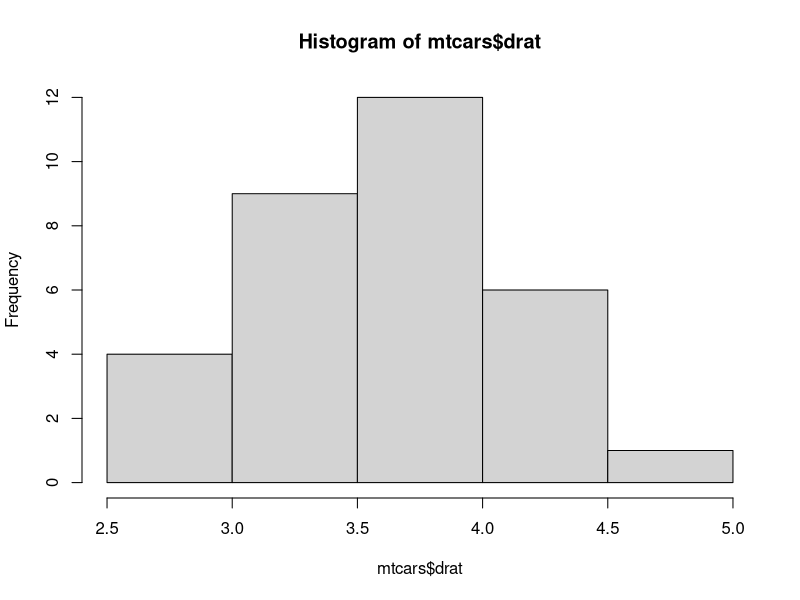

The R source for this figure: (Note: this script raises an error after producing the figure.)
summary(mtcars)
mean(mtcars$mpg)
sd(mtcars$mpg)
max(mtcars$mpg)
min(mtcars$mpg)

summary(mtcars$drat)
hist(mtcars$drat)
box(mtcars$drat)
